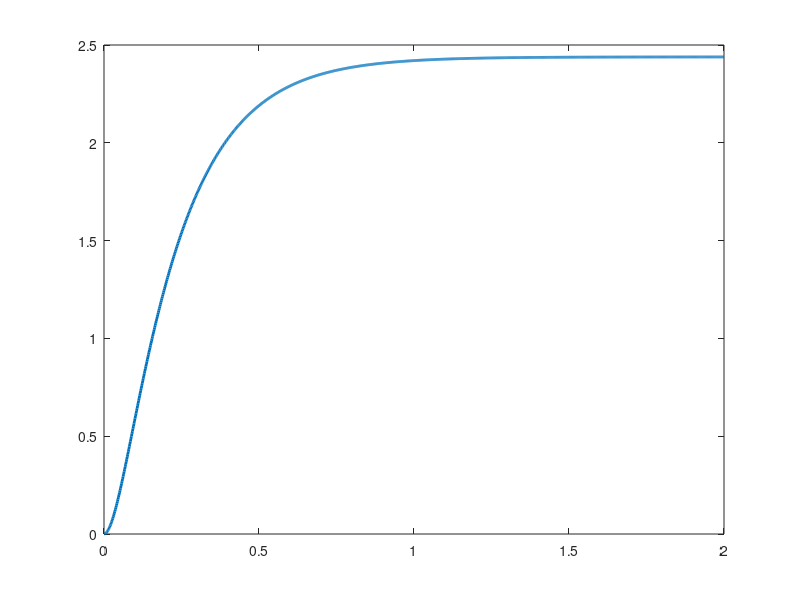

The MATLAB source for this figure: (Note: this script raises an error after producing the figure.)
% MECH321 — Dynamics of Engineering Systems | TYUT 2026
% Paired with the corresponding Python L06 file. Control System Toolbox is required.
% Each script writes its lecture figure to Code/Figures/MATLAB.
clear; close all; clc;
fig = figure('Color','w','Position',[100 100 900 440]);
G=tf(0.1,[0.004 0.100 0.410]); t=linspace(0,2,1200); y=step(10*G,t); plot(t,y,'LineWidth',2); hold on; yline(10*dcgain(G),'--'); xlabel('Time (s)'); ylabel('Speed (rad/s)'); title('Full motor model'); assert(abs(dcgain(G)-0.1/0.41)<1e-10);
grid on;
out = fullfile(fileparts(fileparts(mfilename('fullpath'))),'Figures','MATLAB');
if ~exist(out,'dir'), mkdir(out); end
exportgraphics(fig,fullfile(out,'L06.png'),'Resolution',200);
disp('L06 complete');
